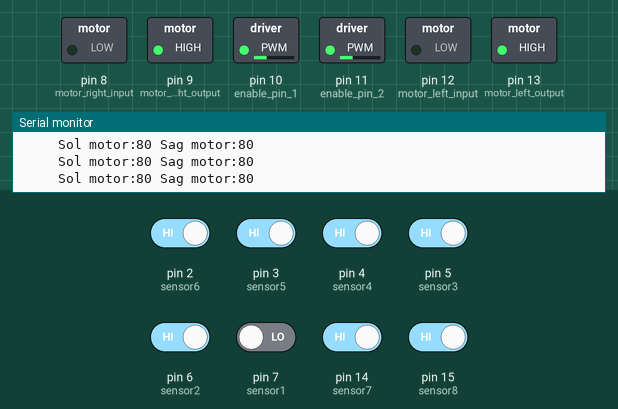
Simulated run of this sketch. Board: Arduino Uno, built with avr-gcc and run on an emulated ATmega328P. Parts: switched loads named in the sketch (green lamp = pin HIGH), the last lines printed to the serial monitor. The inputs (shaded band) are chosen by the test bench; at power-on: pin 2 (sensor6), pin 3 (sensor5), pin 4 (sensor4), pin 5 (sensor3), pin 6 (sensor2), pin 14 (sensor7), pin 15 (sensor8) HIGH, pin 7 (sensor1) LOW.

Above: at 3.2 s.
3.3 s: pin 2 (sensor6) driven LOW and pin 3 (sensor5) driven LOW and pin 4 (sensor4) driven LOW and pin 5 (sensor3) driven LOW and pin 6 (sensor2) driven LOW
At 4.2 s:
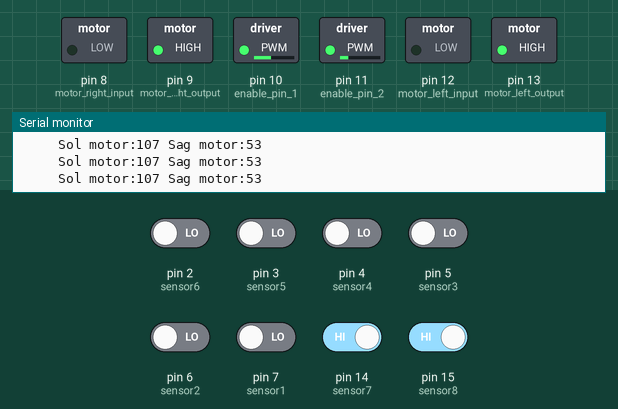
4.8 s: pin 2 (sensor6) driven HIGH
At 5.6 s:
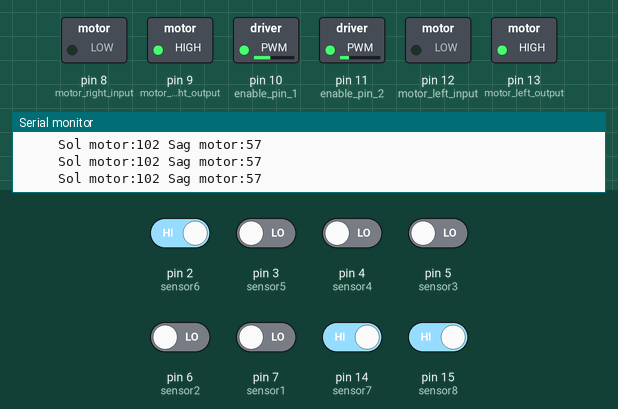
7.8 s: pin 15 (sensor8) driven LOW
At 8.5 s:
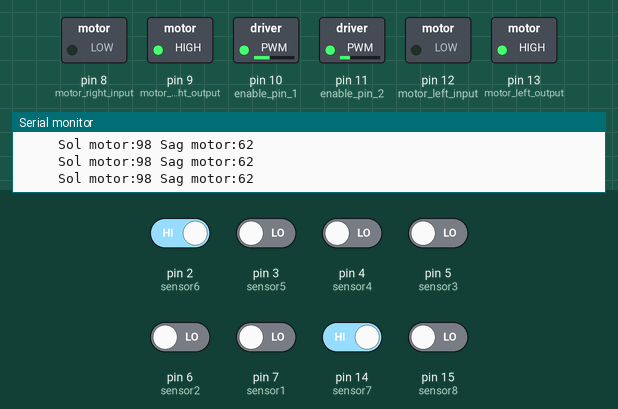
10.8 s: pin 3 (sensor5) driven HIGH
At 11.8 s:
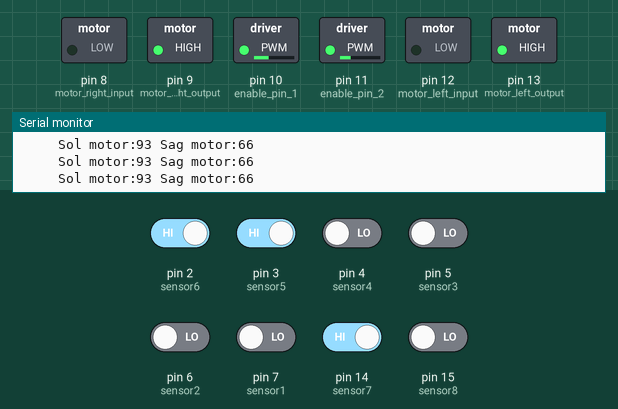
13.8 s: pin 14 (sensor7) driven LOW
At 15.1 s:
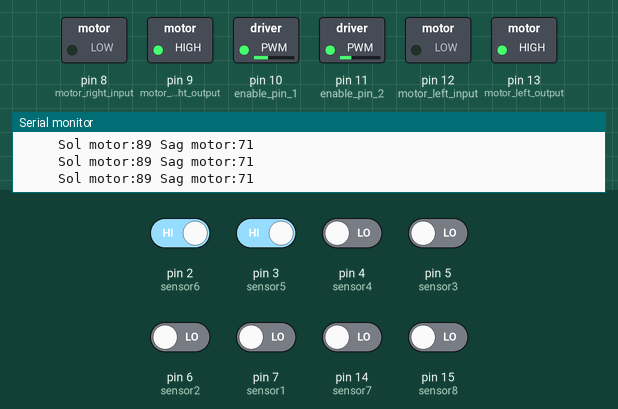
16.8 s: pin 4 (sensor4) driven HIGH
At 17.3 s:
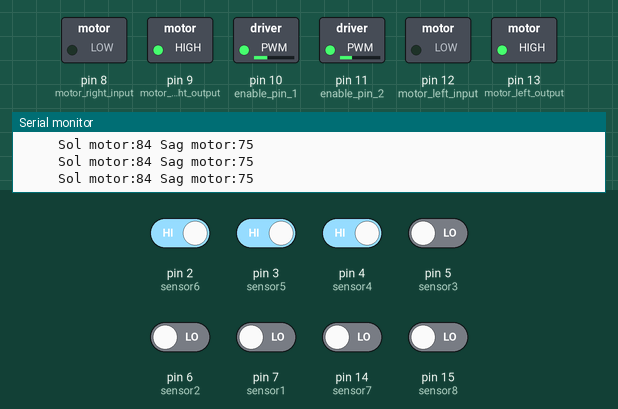
Timing chart, 0 to 19.8 s (numbered marks = the images above; inputs shaded):
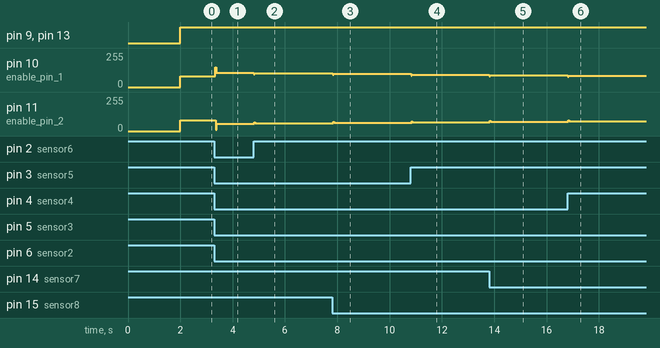

Measured:
- after the input at 3.3 s, pin 10 (enable_pin_1): 80/255 → 107/255 at once; pin 11 (enable_pin_2): 80/255 → 53/255 after 0.05 s
- after the input at 4.8 s, pin 10 (enable_pin_1): 107/255 → 102/255 at once; pin 11 (enable_pin_2): 53/255 → 57/255 at once
- after the input at 7.8 s, pin 10 (enable_pin_1): 102/255 → 98/255 at once; pin 11 (enable_pin_2): 57/255 → 62/255 at once
- after the input at 10.8 s, pin 10 (enable_pin_1): 98/255 → 93/255 at once; pin 11 (enable_pin_2): 62/255 → 66/255 at once
- after the input at 13.8 s, pin 10 (enable_pin_1): 93/255 → 89/255 at once; pin 11 (enable_pin_2): 66/255 → 71/255 at once
- after the input at 16.8 s, pin 10 (enable_pin_1): 89/255 → 84/255 at once; pin 11 (enable_pin_2): 71/255 → 75/255 at once

The sketch:

QTR_sensor_pid.ino
```cpp
float Kp=2.5,Ki=1,Kd=8;
float error=0, P=0, I=0, D=0, PID_value=0;
float previous_error=0, previous_P=0;

int initial_motor_speed=80;


 int sensor1=7;
 int sensor2=6;
 int sensor3=5;
 int sensor4=4;
 int sensor5=3;
 int sensor6=2;
 int sensor7=14;
 int sensor8=15;

const int motor_right_input=8;
const int motor_right_output=9;
const int motor_left_input=12;
const int motor_left_output=13;
const int enable_pin_1=10; //left
const int enable_pin_2=11; //right

const int detect_black=1;
const int detect_white=0;

 int qtr_sensor_1,qtr_sensor_2,qtr_sensor_3,qtr_sensor_4,qtr_sensor_5,qtr_sensor_6,qtr_sensor_7,qtr_sensor_8;
int qtr_sensor_last_data=0;
void setup() {

  pinMode(motor_left_input,OUTPUT);
  pinMode(motor_left_output,OUTPUT);
  pinMode(motor_right_input,OUTPUT);
  pinMode(motor_right_output,OUTPUT);

  pinMode(enable_pin_1,OUTPUT);
  pinMode(enable_pin_2,OUTPUT);


  pinMode(sensor1,INPUT);
  pinMode(sensor2,INPUT);
  pinMode(sensor3,INPUT);
  pinMode(sensor4,INPUT);
  pinMode(sensor5,INPUT);
  pinMode(sensor6,INPUT);
  pinMode(sensor7,INPUT);
  pinMode(sensor8,INPUT);

  delay(2000);
  Serial.begin(9600);

}

void loop()
{
    qtr_sensor();
    calculate_pid();
    motor_control();
}

void qtr_sensor()
{

qtr_sensor_1=digitalRead(sensor1);
qtr_sensor_2=digitalRead(sensor2);
qtr_sensor_3=digitalRead(sensor3);
qtr_sensor_4=digitalRead(sensor4);
qtr_sensor_5=digitalRead(sensor5);
qtr_sensor_6=digitalRead(sensor6);
qtr_sensor_7=digitalRead(sensor7);
qtr_sensor_8=digitalRead(sensor8);


//  Serial.print(qtr_sensor_1);
//  Serial.print("   ");
//  Serial.print(qtr_sensor_2);
//  Serial.print("   ");
//  Serial.print(qtr_sensor_3);
//  Serial.print("   ");
//  Serial.print(qtr_sensor_4);
//  Serial.print("   ");
//  Serial.print(qtr_sensor_5);
//  Serial.print("   ");
//  Serial.print(qtr_sensor_6);
//  Serial.print("   ");
//  Serial.print(qtr_sensor_7);
//  Serial.print("   ");
//  Serial.println(qtr_sensor_8);
//  delay(100);//


   if(qtr_sensor_1==1 && qtr_sensor_2==0 && qtr_sensor_3==0 &&  qtr_sensor_4==0 && qtr_sensor_5==0 &&  qtr_sensor_6==0 && qtr_sensor_7==0 && qtr_sensor_8==0  )
  {
    error=7;

  }

  if(qtr_sensor_1==1 && qtr_sensor_2==1 && qtr_sensor_3==0 &&  qtr_sensor_4==0 && qtr_sensor_5==0 &&  qtr_sensor_6==0 && qtr_sensor_7==0 && qtr_sensor_8==0  )
  {
    error=6;
  }

  if(qtr_sensor_1==1 && qtr_sensor_2==1 && qtr_sensor_3==1 &&  qtr_sensor_4==0 && qtr_sensor_5==0 &&  qtr_sensor_6==0 && qtr_sensor_7==0 && qtr_sensor_8==0)
  {
    error=5;

  }


  if(qtr_sensor_1==0 && qtr_sensor_2==1 && qtr_sensor_3==1 &&  qtr_sensor_4==0 && qtr_sensor_5==0 &&  qtr_sensor_6==0 && qtr_sensor_7==0 && qtr_sensor_8==0)
  {
    error=4;
  }

  if(qtr_sensor_1==0 && qtr_sensor_2==1 && qtr_sensor_3==1 && qtr_sensor_4==1 && qtr_sensor_5==0 &&  qtr_sensor_6==0 && qtr_sensor_7==0 && qtr_sensor_8==0  )
  {
    error=3;

  }

  if(qtr_sensor_1==0 && qtr_sensor_2==0 && qtr_sensor_3==1 && qtr_sensor_4==1 && qtr_sensor_5==0 &&  qtr_sensor_6==0 && qtr_sensor_7==0 && qtr_sensor_8==0)
  {
     error=2;

  }

    if(qtr_sensor_1==0 && qtr_sensor_2==0 && qtr_sensor_3==1 && qtr_sensor_4==1 && qtr_sensor_5==1 &&  qtr_sensor_6==0 && qtr_sensor_7==0 && qtr_sensor_8==0)
  {
     error=1;

  }


 //-----------------------------------

    if(qtr_sensor_1==0 && qtr_sensor_2==0 && qtr_sensor_3==0 && qtr_sensor_4==1 && qtr_sensor_5==1 &&  qtr_sensor_6==0 && qtr_sensor_7==0 && qtr_sensor_8==0)
  {

   error=0;

  }

  //----------------------------------


   if(qtr_sensor_1==0 && qtr_sensor_2==0 && qtr_sensor_3==0 && qtr_sensor_4==1 && qtr_sensor_5==1 &&  qtr_sensor_6==1 && qtr_sensor_7==0 && qtr_sensor_8==0)
  {
    error=-1;
  }

  if(qtr_sensor_1==0 && qtr_sensor_2==0 && qtr_sensor_3==0 && qtr_sensor_4==0 && qtr_sensor_5==1 &&  qtr_sensor_6==1 && qtr_sensor_7==0 && qtr_sensor_8==0)
  {
   error=-2;

  }

  if(qtr_sensor_1==0 && qtr_sensor_2==0 && qtr_sensor_3==0 && qtr_sensor_4==0 && qtr_sensor_5==1 &&  qtr_sensor_6==1 && qtr_sensor_7==1 && qtr_sensor_8==0)
  {
    error=-3;

  }

 if(qtr_sensor_1==0 && qtr_sensor_2==0 && qtr_sensor_3==0 && qtr_sensor_4==0 && qtr_sensor_5==0 &&  qtr_sensor_6==1 && qtr_sensor_7==1 && qtr_sensor_8==0)
  {
   error=-4;

  }

  if(qtr_sensor_1==0 && qtr_sensor_2==0 && qtr_sensor_3==0 && qtr_sensor_4==0 && qtr_sensor_5==0 &&  qtr_sensor_6==1 && qtr_sensor_7==1 && qtr_sensor_8==1)
  {
    error=-5;

  }

    if(qtr_sensor_1==0 && qtr_sensor_2==0 && qtr_sensor_3==0 && qtr_sensor_4==0 && qtr_sensor_5==0 &&  qtr_sensor_6==0 && qtr_sensor_7==1 && qtr_sensor_8==1)
  {
    error=-6;

  }

 if(qtr_sensor_1==0 && qtr_sensor_2==0 && qtr_sensor_3==0 && qtr_sensor_4==0 && qtr_sensor_5==0 &&  qtr_sensor_6==0 && qtr_sensor_7==0 && qtr_sensor_8==1)
  {
    error=-7;
  }


}


void calculate_pid()
{
    P = error;
    I = error + previous_P;
    D = P-previous_P;

    PID_value = (Kp*P) + (Ki*I) + (Kd*D);
    previous_P=P;
    //previous_error=error;
//    Serial.print("Kp*P:");
//    Serial.print(Kp*P);
//    Serial.print("   Ki*I:");
//    Serial.print(Ki*I);
//    Serial.print("   Kd*D:");
//    Serial.print(Kd*D);
//
//    Serial.print("   PID value: ");
//    Serial.print(PID_value);
//    delay(200);
}


void motor_control()
{

    int left_motor_speed = initial_motor_speed-PID_value;
    int right_motor_speed = initial_motor_speed+PID_value;


    constrain(left_motor_speed,0,255);
    constrain(right_motor_speed,0,255);

    analogWrite(10,left_motor_speed);   //Left Motor Speed
    Serial.print("     Sol motor:");
    Serial.print(left_motor_speed);
    analogWrite(11,right_motor_speed);
    Serial.print(" Sag motor:");
    Serial.println(right_motor_speed);

    digitalWrite(8,LOW);
    digitalWrite(9,HIGH);
    digitalWrite(12,LOW);
    digitalWrite(13,HIGH);
}
```
